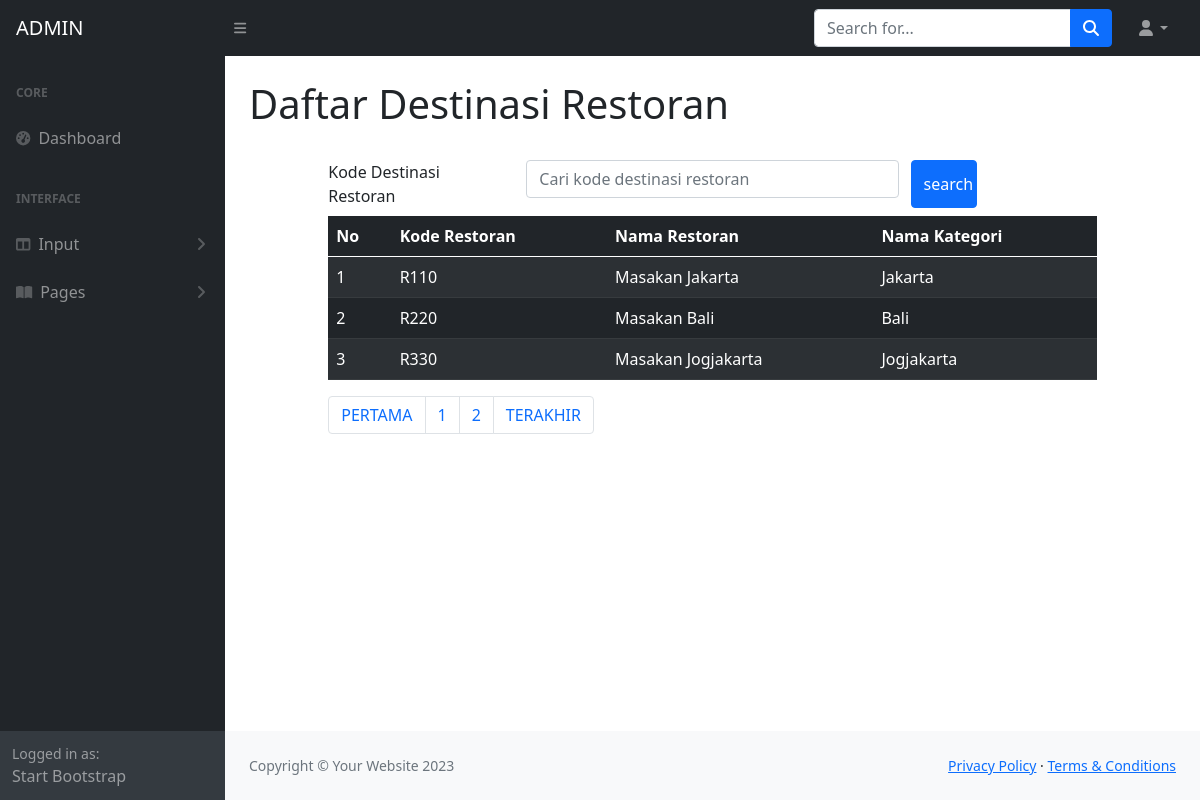
Page /WEBDEV2324-A/ADMIN/tampilanrestoran.php on the committed database.
### tables this page shows
CREATE TABLE `restoran` (
  `restoranKODE` char(4) NOT NULL,
  `restoranNAMA` char(255) NOT NULL,
  `kategoriKODE` char(4) NOT NULL
);

CREATE TABLE `kategoriwisata` (
  `kategoriKODE` char(4) NOT NULL,
  `kategoriNAMA` char(25) NOT NULL,
  `kategoriKET` text NOT NULL,
  `kategoriREFERENCE` char(4) NOT NULL
);

### WEBDEV2324-A/ADMIN/tampilanrestoran.php (the view, shortened to what this page needs)
<!DOCTYPE html>
<html>
<?php include "INCLUDE/head.php"?>
<body class="sb-nav-fixed">
    <?php include "INCLUDE/menunav.php"?>
    <div id="layoutSidenav">
        <?php include "INCLUDE/menu.php"?>
        <div id="layoutSidenav_content">
            <main>
                <div class="container-fluid px-4">
                    <h1 class="mt-4">Daftar Destinasi Restoran</h1>
<?php
    include "include/config.php";
?>
<head>
    <link rel="stylesheet" type="text/css" href="https://cdnjs.cloudflare.com/ajax/libs/select2/4.0.3/css/select2.min.css">
    <link rel="stylesheet" type="text/css" href="css/bootstrap.min.css">
    <link rel="stylesheet" href="https://cdn.jsdelivr.net/npm/bootstrap-icons@1.10.2/font/bootstrap-icons.css">
</head>
<body>
<div class="row">
<div class="col-sm-1"></div>
<div class="col-sm-10">
    <br>
        <form method="POST">
      <div class="form-group row mb-2">
        <label for="search" class="col-sm-3">Kode Destinasi Restoran</label>
        <div class="col-sm-6">
          <input type="text" name="search" class="form-control" id="search" value="<?php if(isset($_POST["search"])) {echo $_POST ["search"];} ?>" placeholder="Cari kode destinasi restoran">
        </div>
        <input type="submit" name="kirim" class="col-sm-1 btn btn-primary" value="search">
      </div>
    </form>
    <table class="table table-dark table-striped">
        <thead class="thead-dark">
            <tr>
                <th>No</th>
                <th>Kode Restoran</th>
                <th>Nama Restoran</th>
                <th>Nama Kategori</th>
            </tr>
        </thead>
        <tbody>
            <?php
            $jumlahtampilan = 3;
            $halaman = (isset($_GET['page']))? $_GET['page'] : 1;
            $mulaitampilan = ($halaman - 1) * $jumlahtampilan;
            if(isset ($_POST["kirim"]))
            {
                $search = $_POST["search"];
                $query = mysqli_query($connection, "select * from restoran, kategoriwisata where restoran.kategoriKODE = kategoriwisata.kategoriKODE and restoranKODE like '%".$search."%' limit $mulaitampilan, $jumlahtampilan");
            } else
                {
                    $query = mysqli_query($connection,"select * from restoran, kategoriwisata where restoran.kategoriKODE = kategoriwisata.kategoriKODE limit $mulaitampilan, $jumlahtampilan");
                }
            $nomor = 1;
            while ($row = mysqli_fetch_array($query))
            { ?>
                <tr>
                    <td><?php echo $mulaitampilan + $nomor;?></td>
                    <td><?php echo $row['restoranKODE'];?></td>
                    <td><?php echo $row['restoranNAMA'];?></td>
                    <td><?php echo $row['kategoriNAMA'];?></td>
                </tr>
            <?php $nomor = $nomor + 1;?>
            <?php } ?>
        </tbody>
    </table>
    <?php
    $query = mysqli_query($connection, "SELECT * FROM restoran");
    $jumlahrecord = mysqli_num_rows($query);
    $jumlahpage = ceil($jumlahrecord/$jumlahtampilan);
    ?>
    <nav aria-label="Page navigation example">
        <ul class="pagination">
            <li class="page-item"><a class="page-link" href="?page=<?php $nomorhal=1; echo $nomorhal?>">PERTAMA</a></li>
            <?php for($nomorhal=1; $nomorhal<=$jumlahpage; $nomorhal++)
            { ?>
            <li class="page-item">
                <?php
                if($nomorhal!=$halaman)
                { ?>
                <a class="page-link" href="?page=<?php echo $nomorhal?>"><?php echo $nomorhal?></a>
                <?php }
                else { ?>
                <a class="page-link" href="?page=<?php echo $nomorhal?>"><?php echo $nomorhal?></a>
                <?php } ?>
            </li>
            <?php } ?>
            <li class="page-item"><a class="page-link" href="?page=<?php echo $nomorhal-1?>">TERAKHIR</a></li>
        </ul>
    </nav>
</div>
</div>
</body>
                    </div>
                </main>
                <?php include "INCLUDE/footer.php"?>
            </div>
        </div>
    </body>
</html>

### rows in the picture
restoran: restoranKODE "R110", restoranNAMA "Masakan Jakarta", kategoriwisata.kategoriNAMA "Jakarta"
restoran: nomor "2", restoranKODE "R220", restoranNAMA "Masakan Bali", kategoriwisata.kategoriNAMA "Bali"
restoran: nomor "3", restoranKODE "R330", restoranNAMA "Masakan Jogjakarta", kategoriwisata.kategoriNAMA "Jogjakarta"
